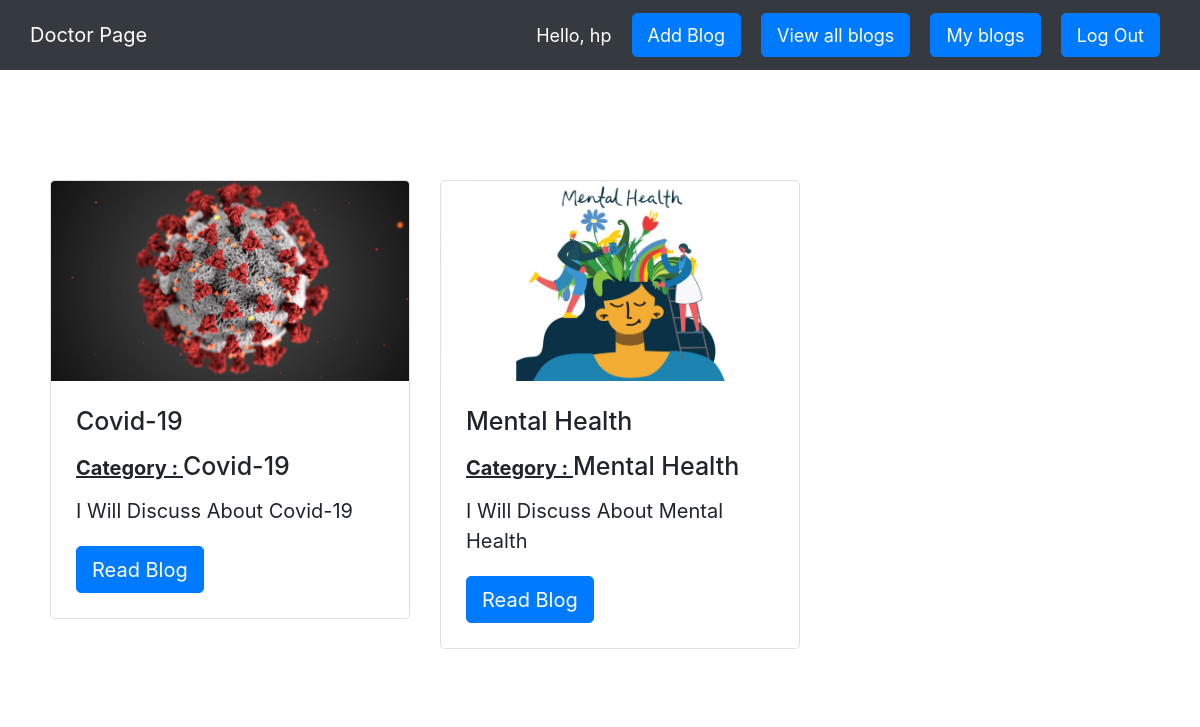
The page /view_blog/ (signed in) on the database its author committed.
### hospital/models.py (models this page shows, shortened)
class Blog(models.Model):
    Categories = (
        ('Mental Health', 'Mental Health'),
        ('Heart Disease', 'Heart Disease'),
        ('COVID-19', 'COVID-19'),
        ('Immunization', 'Immunization'),
    )
    title = models.CharField(max_length=50, null=False)
    category = models.CharField(max_length=200, null=False, choices=Categories)
    summary = models.CharField(max_length=200, null=False)
    content = models.CharField(max_length=2000, null=False)
    user = models.ForeignKey(User, on_delete=models.CASCADE, null=False)
    image = models.ImageField(null=True, blank=True)
    img = models.ImageField(null=True, blank=True)
    class Meta:
        verbose_name_plural = "Blogs"

### hospital/views.py (the view)
# urls.py: path('view_blog/', views.viewBlogs, name='view_blog'),
def viewBlogs(request):
    blogs = Blog.objects.all()
    filters = CategoryFilter(request.GET, queryset=blogs)
    orders = filters.qs
    context = {'blogs': blogs, 'filters': filters, 'orders': orders}
    return render(request, 'view_blog.html', context)

### hospital/templates/view_blog.html (shortened to what this page needs)
{% extends 'main.html' %}
{% block content %}
<BR><BR>
<div class="row">
    {% for i in blogs %}
  <div class="col-sm-4">
    <div class="card" style="width: 18rem;">
      <img class="card-img-top" id="image" src="{{i.image.url}}" alt="Card image cap">
      <div class="card-body">
        <h5 class="card-title">{{i.title|title}}</h5>
          <h5 class="card-title"><B><U>Category : </U></B>{{i.category|title}}</h5>
        <p class="card-text">{{i.summary|title}}</p>
        <a href="{% url 'full_blog' i.id %}" class="btn btn-primary">Read Blog</a>
      </div>
    </div>
  </div>
    {%endfor%}
</div>
{% endblock %}

### hospital/templates/main.html (shortened to what this page needs)
<!DOCTYPE html>
<html lang="en">
<head>
    <link rel="stylesheet" href="https://maxcdn.bootstrapcdn.com/bootstrap/4.0.0/css/bootstrap.min.css">
    <link rel="stylesheet" type="text/css" href="#">
</head>
<body>
<link rel="stylesheet" type="text/css" href="#">
<nav class="navbar navbar-expand-lg navbar-dark bg-dark ">
  <div class="collapse navbar-collapse" id="navbarNav">
    <ul class="navbar-nav">
      {% if request.user.is_staff %}
      <li class="nav-item" style = 'margin-right : 10px;'>
        <a class="nav-link active" href="#">Doctor Page</a>
      </li>
        {% else %}
        <li class="nav-item" style = 'margin-right : 10px;'>
        <a class="nav-link active" href="{% url 'home' %}">Patient Page</a>
      </li>
      {% endif %}
    </ul>
  </div>
  <span id="hello-msg">Hello, {{request.user}}</span>
  {% if user.is_staff %}
  <span><a id="hello-msg" class="btn btn-primary" href="{% url 'add_blog' %}">Add Blog</a></span>
  <span><a id="hello-msg" class="btn btn-primary" href="{% url 'view_blog' %}">View all blogs</a></span>
  <span><a id="hello-msg" class="btn btn-primary" href="{% url 'my_blog' %}">My blogs</a></span>
  {% endif %}
  <span><a id="hello-msg" class="btn btn-primary" href="{% url 'logout' %}">Log Out</a></span>
</nav>
{% block content %}
{% endblock content %}
</body>
</html>

### hospital/templates/main.html (style rules this page uses)
* { font-size : 20px; }
#hello-msg { font-size : 18px; color : #fff; margin-right : 20px; }

### hospital/templates/view_blog.html (style rules this page uses)
.row { padding: 30px; background-color: #fff; }
.card { margin : 20px; }
#image { height : 200px; margin : 0 auto; }

### rows shown on the page
Blog: image (picture), title "Covid-19", category "Covid-19", summary "I Will Discuss About Covid-19"
Blog: image (picture), title "Mental Health", category "Mental Health", summary "I Will Discuss About Mental Health"

### other values the page prints
{{ request.user }} "hp"
